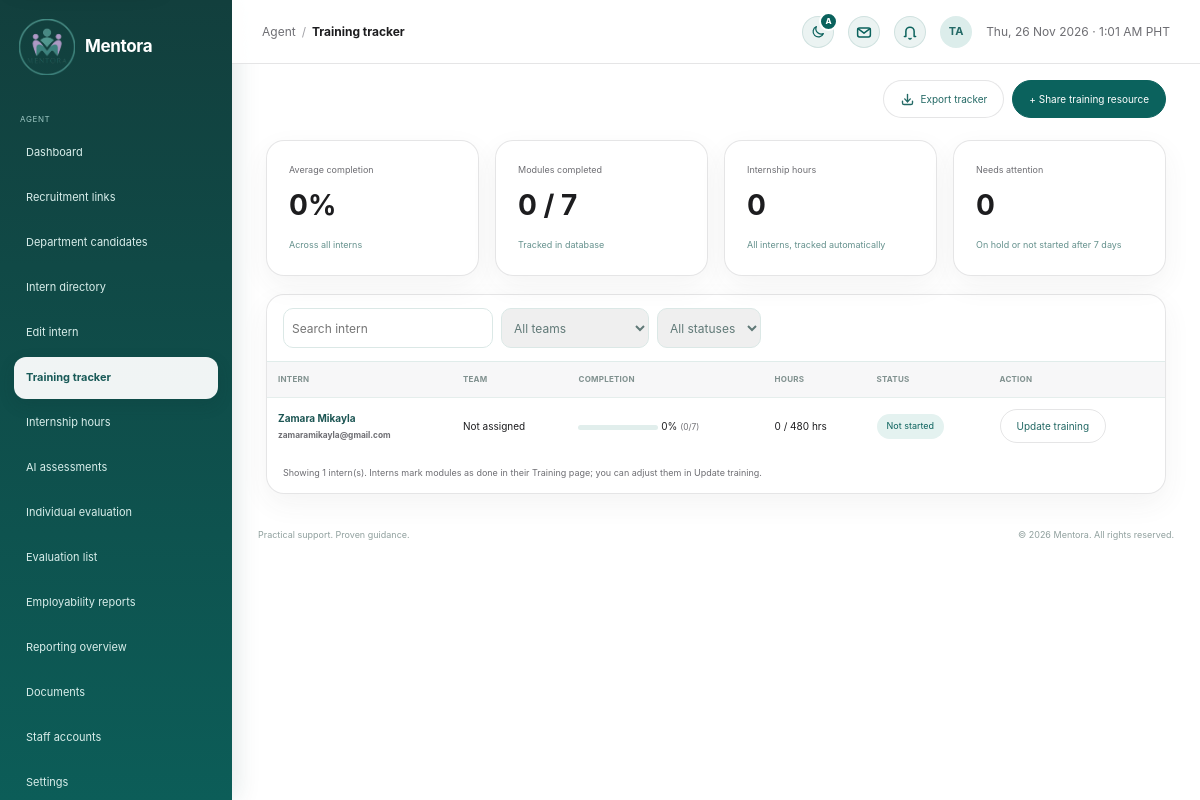
Screenshot of /agent/training_tracker.php (signed in) with the database file from the repository.
### tables this page shows
CREATE TABLE `users` (
  `id` int(10) UNSIGNED NOT NULL,
  `user_code` varchar(20) DEFAULT NULL,
  `first_name` varchar(80) NOT NULL,
  `last_name` varchar(80) NOT NULL,
  `email` varchar(190) NOT NULL,
  `email_verified_at` datetime DEFAULT NULL,
  `username` varchar(40) DEFAULT NULL,
  `pathway` enum('employee_va','internship') NOT NULL,
  `pathway_chosen_at` datetime DEFAULT current_timestamp(),
  `password_hash` varchar(255) NOT NULL,
  `role` enum('applicant','agent','admin') NOT NULL DEFAULT 'applicant',
  `status` enum('pending','approved','active','rejected','disabled') NOT NULL DEFAULT 'active',
  `presence` enum('active','busy','offline') NOT NULL DEFAULT 'active',
  `last_seen_at` datetime DEFAULT NULL,
  `department_id` int(10) UNSIGNED DEFAULT NULL,
  `agent_id` int(10) UNSIGNED DEFAULT NULL,
  `referred_by` int(10) UNSIGNED DEFAULT NULL,
  `avatar_path` varchar(190) DEFAULT NULL,
  `created_at` timestamp NOT NULL DEFAULT current_timestamp(),
  `updated_at` timestamp NOT NULL DEFAULT current_timestamp() ON UPDATE current_timestamp()
);

### includes/workflow.php (called while the page is built, shortened)
<?php
require_once __DIR__ . '/auth_check.php';
require_once __DIR__ . '/ui_icons.php';
function mentora_h(mixed $value): string
{
    return htmlspecialchars((string) $value, ENT_QUOTES | ENT_SUBSTITUTE, 'UTF-8');
}
function mentora_pathway_folder(string $pathway): string
{
    return in_array($pathway, ['internship', 'intern'], true) ? 'intern' : 'employee';
}
function mentora_training_modules(string $pathway): array
{
    return mentora_pathway_folder($pathway) === 'intern'
        ? [
            'welcome' => ['Welcome to Mentora PH', 1],
            'remote_work' => ['Remote Work Essentials', 1],
            'account_optimization' => ['Optimizing Your Accounts', 1],
            'workspace_files' => ['Google Workspace & File Standards', 1],
            'client_basics' => ['Client Communication Basics', 1],
            'data_privacy' => ['Data Privacy Essentials', 1],
            'support_simulation' => ['Client Support Simulation', 1],
        ]
        : [
            'policies' => ['Welcome & Company Policies', 1],
            'account_optimization' => ['Optimizing Your Accounts', 1],
            'va_workflow' => ['Executive VA Workflow', 1],
            'client_standards' => ['Client Communication Standards', 1],
            'security' => ['Information Security & Privacy', 1],
            'handoff' => ['Operations Handoff Simulation', 1],
        ];
}
function mentora_workspace_people(PDO $pdo, string $pathway = 'internship', ?int $agentId = null): array
{
    $where = ["u.role = 'applicant'", "u.status = 'active'"];
    $params = [];
    if ($pathway !== 'all') {
        $where[] = 'u.pathway = ?';
        $params[] = $pathway;
    }
    $query = $pdo->prepare(
        "SELECT u.id, u.user_code, u.first_name, u.last_name, u.email, u.pathway, u.created_at, u.department_id, u.agent_id,
                d.name AS department_name, CONCAT(ag.first_name, ' ', ag.last_name) AS agent_name,
                COALESCE(t.modules_completed, 0) AS completed, t.modules_total, COALESCE(t.hours_logged, 0) AS hours_logged,
                COALESCE(t.status, 'not_started') AS training_status, t.notes,
                a.required_hours, a.school, a.course,
                (SELECT COUNT(*) FROM work_reports r WHERE r.user_id = u.id AND r.status = 'submitted') AS reports_waiting,
                ((COALESCE(s.upwork_url, '') <> '') + (COALESCE(s.linkedin_url, '') <> '') + (COALESCE(s.quora_url, '') <> '') + (COALESCE(s.reddit_url, '') <> '') + (COALESCE(s.instagram_url, '') <> '') + (COALESCE(s.threads_url, '') <> '') + (COALESCE(s.substack_url, '') <> '')) AS social_added
         FROM users u
         LEFT JOIN departments d ON d.id = u.department_id
         LEFT JOIN users ag ON ag.id = u.agent_id
         LEFT JOIN training_records t ON t.user_id = u.id
         LEFT JOIN social_profiles s ON s.user_id = u.id
         LEFT JOIN applications a ON a.id = (SELECT MAX(id) FROM applications WHERE user_id = u.id)
         WHERE " . implode(' AND ', $where) . '
         ORDER BY u.first_name, u.last_name'
    );
    $query->execute($params);
    $people = $query->fetchAll();
    foreach ($people as &$person) {
        $person['total'] = count(mentora_training_modules($person['pathway']));
        $person['percent'] = (int) round(min($person['completed'], $person['total']) / $person['total'] * 100);
    }
    return $people;
}
function mentora_required_hours(?array $person): int
{
    $hours = (int) ($person['required_hours'] ?? 0);
    return $hours > 0 ? $hours : MENTORA_DEFAULT_INTERN_HOURS;
}
function mentora_hours(float|string|null $hours): string
{
    return rtrim(rtrim(number_format((float) $hours, 1, '.', ''), '0'), '.') ?: '0';
}
    ?>

### agent/training_tracker.php (the view, shortened to what this page needs)
<?php
require_once __DIR__ . '/../includes/workflow.php';
require __DIR__ . '/../includes/agent_layout.php';
$rows = mentora_workspace_people($pdo);
$completed = array_sum(array_column($rows, 'completed'));
$total = array_sum(array_column($rows, 'total'));
$hours = array_sum(array_map('floatval', array_column($rows, 'hours_logged')));
$attention = count(array_filter(
    $rows,
    static fn($r) => $r['training_status'] === 'on_hold' || ($r['training_status'] === 'not_started' && strtotime($r['created_at']) < strtotime('-7 days'))
));
?>
<div class="admin-heading">
    <div class="admin-actions">
        <a class="admin-btn" href="export.php?type=training"><?= mentora_icon('download') ?>Export tracker</a><a class="admin-btn primary" href="documents.php#upload">+ Share training resource</a>
    </div>
</div>
<div class="metric-grid">
    <div class="metric-card">
        <small>Average completion</small><strong><?= $total ? round($completed / $total * 100) : 0 ?>%</strong><span>Across all interns</span>
    </div>
    <div class="metric-card">
        <small>Modules completed</small><strong><?= $completed ?> / <?= $total ?></strong><span>Tracked in database</span>
    </div>
    <div class="metric-card">
        <small>Internship hours</small><strong><?= mentora_hours($hours) ?></strong><span>All interns, tracked automatically</span>
    </div>
    <div class="metric-card">
        <small>Needs attention</small><strong><?= $attention ?></strong><span>On hold or not started after 7 days</span>
    </div>
</div>
<section class="admin-panel data-panel">
    <div class="table-toolbar" data-table-filter="tracker-table">
        <input type="search" data-filter="search" placeholder="Search intern" aria-label="Search interns">
        <select data-filter="team" aria-label="Team">
            <option value="all">All teams</option>
            <?php foreach (mentora_departments($pdo) as $department): ?>
            <option value="<?= mentora_h(mb_strtolower($department['name'])) ?>"><?= mentora_h($department['name']) ?></option>
            <?php endforeach; ?></select>
        <select data-filter="status" aria-label="Status">
            <option value="all">All statuses</option>
            <?php foreach (MENTORA_TRAINING_STATUS as $key => [, $label]): ?>
            <option value="<?= $key ?>"><?= $label ?></option>
            <?php endforeach; ?></select>
    </div>
    <table class="admin-table" id="tracker-table">
        <thead>
            <tr>
                <th>Intern</th>
                <th>Team</th>
                <th>Completion</th>
                <th>Hours</th>
                <th>Status</th>
                <th>Action</th>
            </tr>
        </thead>
        <tbody>
        <?php foreach ($rows as $row): [$badgeClass, $badgeText] = MENTORA_TRAINING_STATUS[$row['training_status']] ?? ['info', $row['training_status']]; $required = mentora_required_hours($row); ?>
            <tr data-status="<?= $row['training_status'] ?>" data-team="<?= mentora_h(mb_strtolower($row['department_name'] ?? 'none')) ?>">
                <td><?= mentora_h($row['name']) ?><br><small><?= mentora_h($row['email']) ?></small></td>
                <td><?= mentora_h($row['department_name'] ?? 'Not assigned') ?></td>
                <td>
                    <span class="progress"><i style="width:<?= $row['percent'] ?>%"></i></span> <?= $row['percent'] ?>% <small>(<?= $row['completed'] ?>/<?= $row['total'] ?>)</small>
                </td>
                <td><?= mentora_hours($row['hours_logged']) ?> / <?= $required ?> hrs</td>
                <td><span class="badge <?= $badgeClass ?>"><?= $badgeText ?></span></td>
                <td><a class="admin-btn" href="edit_intern.php?id=<?= (int) $row['id'] ?>">Update training</a></td>
            </tr>
        <?php endforeach; ?>
    </tbody></table>
    <div class="table-note">Showing <span data-filter-count="tracker-table"><?= count($rows) ?></span> intern(s). Interns mark modules as done in their Training page; you can adjust them in Update training.</div>
</section>
<?php require __DIR__ . '/../includes/admin_footer.php'; ?>

### assets/css/admin.css (style rules this page uses)
:root { --admin-ink: #155d5c; }
.admin-body, .applicant-body { --workspace-blue: var(--mentora-teal); --workspace-bg: #f5f5f7; --workspace-surface: rgba(255, 255, 255, 0.86); --workspace-line: rgba(60, 60, 67, 0.13); --workspace-muted: #6e6e73; background: radial-gradient(circle at 100% 0, rgba(120, 213, 204, 0.18), transparent 25rem), var(--workspace-bg); color: #1d1d1f; font-family: -apple-system, BlinkMacSystemFont, "SF Pro Display", "SF Pro Text", "Segoe UI", sans-serif; font-size: 12px; }
.admin-heading { align-items: flex-start; display: flex; justify-content: space-between; margin-bottom: 22px; }
.admin-workspace .admin-heading:not(.module-heading, .keep-title) { justify-content: flex-end; }
.admin-actions { display: flex; gap: 8px; }
.admin-btn { background: #fff; border: 1px solid var(--workspace-line); border-radius: 999px; color: #246965; font-size: 10px; padding: 10px 16px; text-decoration: none; transition: box-shadow 180ms ease, transform 180ms ease; }
.admin-btn.primary { background: var(--workspace-blue); border-color: var(--workspace-blue); color: #fff; }
.metric-grid { display: grid; gap: 16px; grid-template-columns: repeat(4, 1fr); margin-bottom: 18px; }
.metric-card, .admin-panel, .pathway-card { background: var(--workspace-surface); border: 1px solid var(--workspace-line); border-radius: 18px; box-shadow: 0 10px 28px rgba(60, 60, 67, 0.06); }
.metric-card, .admin-panel { padding: 22px; }
.metric-card { transition: box-shadow 180ms ease, transform 180ms ease; }
.metric-card small { color: var(--workspace-muted); display: block; font-size: 9px; }
.metric-card strong { color: #1d1d1f; display: block; font-size: 28px; margin: 6px 0; }
.metric-card span { color: #65918d; font-size: 9px; }
.badge { background: #e4f3ec; border-radius: 999px; color: #3d8068; display: inline-block; font-size: 9px; padding: 5px 10px; }
.badge.info { background: var(--mentora-pale); color: var(--mentora-teal); }
.data-panel { overflow: hidden; padding: 0; }
.table-toolbar { border-bottom: 1px solid #e0ecea; display: flex; gap: 8px; padding: 13px 16px; }
.table-toolbar input, .table-toolbar select { border: 1px solid #dbe8e6; border-radius: 10px; color: #607977; font: inherit; min-height: 40px; padding: 8px; }
.admin-table { border-collapse: collapse; font-size: 10px; width: 100%; }
.admin-table th { background: rgba(245, 245, 247, 0.8); color: #80918f; font-size: 8px; letter-spacing: 0.03em; padding: 11px; text-align: left; text-transform: uppercase; }
.admin-table td { border-top: 1px solid #e5eeec; padding: 12px 11px; }
.admin-table td:first-child { color: #1c5553; font-weight: bold; }
.table-note { color: var(--workspace-muted); font-size: 9px; padding: 12px 16px; }
.progress { background: #e1eeec; border-radius: 5px; display: inline-block; height: 5px; width: 80px; }
.admin-btn { transition: background 180ms ease, border-color 180ms ease, box-shadow 180ms ease, color 180ms ease, transform 180ms ease; }
.metric-card { overflow: hidden; position: relative; transition: border-color 220ms ease, box-shadow 220ms ease, transform 220ms ease; }
.metric-card::before { background: linear-gradient(90deg, var(--mentora-deep), var(--mentora-green) 60%, var(--mentora-mint)); content: ""; height: 3px; inset: 0 0 auto 0; position: absolute; transform: scaleX(0); transform-origin: left; transition: transform 320ms ease; }
.metric-card strong { transition: color 220ms ease; }
.admin-panel, .pathway-card { transition: border-color 220ms ease, box-shadow 220ms ease; }
.admin-table tbody td { transition: background 160ms ease; }
.badge { transition: background 180ms ease, color 180ms ease; }

### assets/css/settings.css (style rules this page uses)
body { --ui-radius-card: 18px; --ui-radius-control: 999px; --ui-radius-item: 12px; --settings-card-solid: #fff; }
.admin-table td small { color: var(--workspace-muted, #6e6e73); }
.admin-btn:has(.btn-icon) { display: inline-flex; align-items: center; justify-content: center; gap: 6px; }

### rows the page displays
users: name "Zamara Mikayla", email "zamaramikayla@gmail.com", department_name "Not assigned", percent "0", completed "0", total "7", hours_logged "0", required "480", badgeText "Not started"

### other values shown
$e($label) "Dashboard"
$e($label) "Recruitment links"
$e($label) "Department candidates"
$e($label) "Intern directory"
$e($label) "Edit intern"
$e($label) "Training tracker"
$e($label) "Internship hours"
$e($label) "AI assessments"
$e($label) "Individual evaluation"
$e($label) "Evaluation list"
$e($label) "Employability reports"
$e($label) "Reporting overview"
$e($label) "Documents"
$e($label) "Staff accounts"
$e($label) "Settings"
